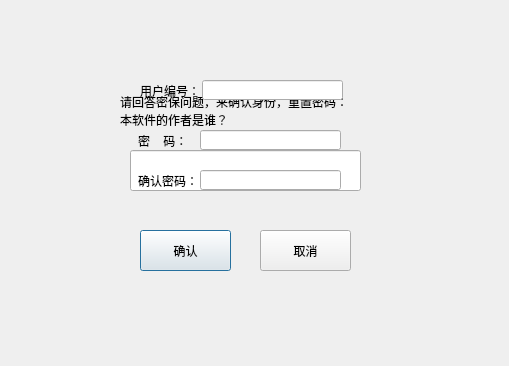
<?xml version="1.0" encoding="UTF-8"?>
<ui version="4.0">
 <class>forgetPwd</class>
 <widget class="QDialog" name="forgetPwd">
  <property name="geometry">
   <rect>
    <x>0</x>
    <y>0</y>
    <width>509</width>
    <height>366</height>
   </rect>
  </property>
  <property name="windowTitle">
   <string>forgetPwd</string>
  </property>
  <widget class="QLabel" name="questionLab">
   <property name="geometry">
    <rect>
     <x>120</x>
     <y>80</y>
     <width>301</width>
     <height>61</height>
    </rect>
   </property>
   <property name="text">
    <string>请回答密保问题，来确认身份，重置密码：
本软件的作者是谁？</string>
   </property>
  </widget>
  <widget class="QLineEdit" name="answerEdit">
   <property name="geometry">
    <rect>
     <x>130</x>
     <y>150</y>
     <width>231</width>
     <height>41</height>
    </rect>
   </property>
  </widget>
  <widget class="QPushButton" name="okBtn">
   <property name="geometry">
    <rect>
     <x>140</x>
     <y>230</y>
     <width>91</width>
     <height>41</height>
    </rect>
   </property>
   <property name="text">
    <string>确认</string>
   </property>
  </widget>
  <widget class="QPushButton" name="cancelBtn">
   <property name="geometry">
    <rect>
     <x>260</x>
     <y>230</y>
     <width>91</width>
     <height>41</height>
    </rect>
   </property>
   <property name="text">
    <string>取消</string>
   </property>
  </widget>
  <widget class="QLabel" name="idlabel">
   <property name="geometry">
    <rect>
     <x>140</x>
     <y>80</y>
     <width>61</width>
     <height>21</height>
    </rect>
   </property>
   <property name="text">
    <string>用户编号：</string>
   </property>
  </widget>
  <widget class="QLineEdit" name="idlineEdit">
   <property name="geometry">
    <rect>
     <x>202</x>
     <y>80</y>
     <width>141</width>
     <height>20</height>
    </rect>
   </property>
  </widget>
  <widget class="QLabel" name="pwdLab">
   <property name="geometry">
    <rect>
     <x>138</x>
     <y>130</y>
     <width>61</width>
     <height>21</height>
    </rect>
   </property>
   <property name="text">
    <string>密    码：</string>
   </property>
  </widget>
  <widget class="QLineEdit" name="pwdlineEdit">
   <property name="geometry">
    <rect>
     <x>200</x>
     <y>130</y>
     <width>141</width>
     <height>20</height>
    </rect>
   </property>
  </widget>
  <widget class="QLabel" name="pwdLab2">
   <property name="geometry">
    <rect>
     <x>138</x>
     <y>170</y>
     <width>61</width>
     <height>21</height>
    </rect>
   </property>
   <property name="text">
    <string>确认密码：</string>
   </property>
  </widget>
  <widget class="QLineEdit" name="pwdlineEdit2">
   <property name="geometry">
    <rect>
     <x>200</x>
     <y>170</y>
     <width>141</width>
     <height>20</height>
    </rect>
   </property>
  </widget>
  <zorder>answerEdit</zorder>
  <zorder>cancelBtn</zorder>
  <zorder>okBtn</zorder>
  <zorder>questionLab</zorder>
  <zorder>idlabel</zorder>
  <zorder>idlineEdit</zorder>
  <zorder>pwdLab</zorder>
  <zorder>pwdlineEdit</zorder>
  <zorder>pwdLab2</zorder>
  <zorder>pwdlineEdit2</zorder>
 </widget>
 <layoutdefault spacing="6" margin="11"/>
 <resources/>
 <connections>
  <connection>
   <sender>cancelBtn</sender>
   <signal>clicked()</signal>
   <receiver>forgetPwd</receiver>
   <slot>close()</slot>
   <hints>
    <hint type="sourcelabel">
     <x>304</x>
     <y>260</y>
    </hint>
    <hint type="destinationlabel">
     <x>304</x>
     <y>380</y>
    </hint>
   </hints>
  </connection>
 </connections>
</ui>
